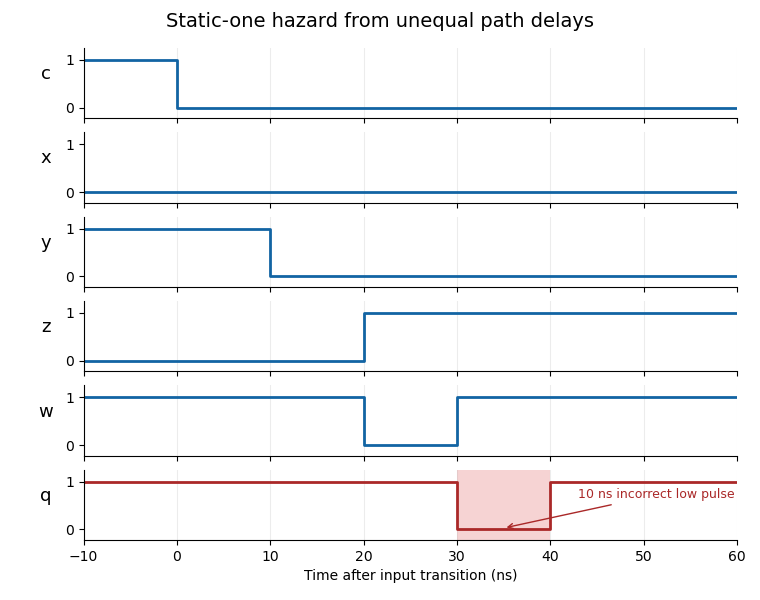

The Python source for this figure:
"""Original timing solution under exact transport delays; outputs to cwd."""
from pathlib import Path
import matplotlib
matplotlib.use('Agg')
import matplotlib.pyplot as plt

signals = [('c', 1, [(0, 0)]), ('x', 0, []), ('y', 1, [(10, 0)]),
           ('z', 0, [(20, 1)]), ('w', 1, [(20, 0), (30, 1)]),
           ('q', 1, [(30, 0), (40, 1)])]
fig, axes = plt.subplots(6, 1, figsize=(7.6, 6.0), dpi=100, sharex=True, facecolor='white')
for ax, (name, initial, transitions) in zip(axes, signals):
    times, values = [-10], [initial]
    for time, value in transitions:
        times.append(time); values.append(value)
    times.append(60); values.append(values[-1])
    ax.step(times, values, where='post', color='#aa2828' if name=='q' else '#1264a3', lw=2)
    ax.set(ylim=(-0.22, 1.25), yticks=[0, 1], ylabel=name)
    ax.set_ylabel(name, rotation=0, fontsize=13, labelpad=14)
    ax.set_xticks(range(-10, 61, 10)); ax.grid(axis='x', alpha=0.23)
    for spine in ['top', 'right']: ax.spines[spine].set_visible(False)
axes[-1].axvspan(30, 40, facecolor='#f4c8c8', alpha=0.8, zorder=0)
axes[-1].annotate('10 ns incorrect low pulse', xy=(35, 0.03), xytext=(43, 0.65),
                  fontsize=9, arrowprops=dict(arrowstyle='->', color='#aa2828'), color='#aa2828')
axes[-1].set(xlim=(-10, 60), xlabel='Time after input transition (ns)')
fig.suptitle('Static-one hazard from unequal path delays', fontsize=14, y=0.98)
fig.subplots_adjust(left=0.11, right=0.97, top=0.92, bottom=0.10, hspace=0.20)
fig.savefig(Path(__file__).with_suffix('.png').name, facecolor='white', dpi=100)
plt.close(fig)
